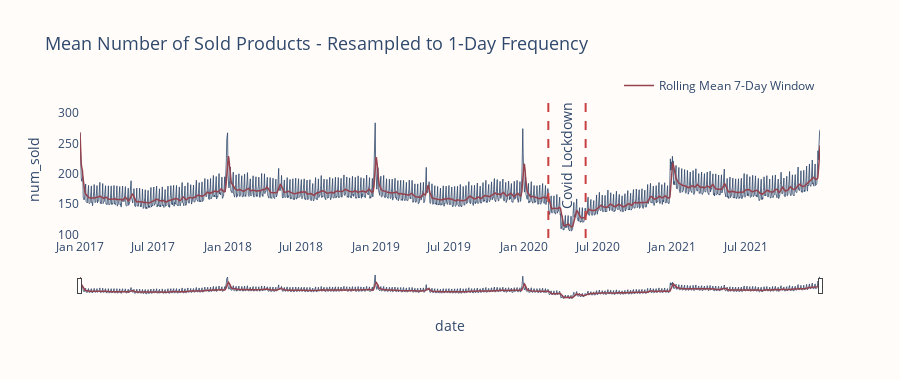

Here is the notebook cell this chart was saved with:
### Code cell
# plotly テスト

train_resampled_1d = df_train.resample("1D", on="date").mean(numeric_only=True)
train_rolling_7d = train_resampled_1d.rolling(window="7D").mean().reset_index()

fig = px.line(
    train_resampled_1d,
    y="num_sold",
    labels={"Num_Sold": "Mean Number of Sold Products"},
    title="Mean Number of Sold Products - Resampled to 1-Day Frequency",
    height=380,
    width=900,
    render_mode="webg1",
)
fig.update_traces(
    line=dict(width=1.0, color="#2F486B"),
    opacity=0.8,
)
fig.add_scatter(
    x=train_rolling_7d["date"],
    y=train_rolling_7d["num_sold"],
    name="Rolling Mean 7-Day Window",
    line=dict(width=1.5, color="#95424E"),
)
fig.update_layout(
    font_color=FONT_COLOR,
    title_font_size=18,
    plot_bgcolor=BACKGROUND_COLOR,
    paper_bgcolor=BACKGROUND_COLOR,
    xaxis_showgrid=False,
    yaxis_showgrid=False,
    xaxis_rangeslider_visible=True,
    legend=dict(yanchor="bottom", xanchor="right", y=1, x=1),
)
fig.add_vline(x="2020-03-01", line_width=2, line_dash="dash", line_color="#C94040")
fig.add_vline(x="2020-06-01", line_width=2, line_dash="dash", line_color="#C94040")
fig.add_annotation(x="2020-04-15", y=230, text="Covid Lockdown",
                   showarrow=False, font_size=14, textangle=-90)
fig.show()

### Figure 1 — Plotly figure (JSON) as saved in the notebook; plotly's stock layout.template omitted (floating-point values rounded to 4 significant figures; data arrays with more than 128 entries replaced by an {"elided": "..."} marker saying what was removed)
{"data": [{"hovertemplate": "date=%{x}<br>num_sold=%{y}<extra></extra>", "legendgroup": "", "line": {"color": "#2F486B", "dash": "solid", "width": 1}, "marker": {"symbol": "circle"}, "mode": "lines", "name": "", "opacity": 0.8, "orientation": "v", "showlegend": false, "type": "scatter", "x": {"elided": "1826 str values"}, "xaxis": "x", "y": {"elided": "1826 float values"}, "yaxis": "y"}, {"line": {"color": "#95424E", "width": 1.5}, "name": "Rolling Mean 7-Day Window", "type": "scatter", "x": {"elided": "1826 str values"}, "y": {"elided": "1826 float values"}}], "layout": {"annotations": [{"font": {"size": 14}, "showarrow": false, "text": "Covid Lockdown", "textangle": -90, "x": "2020-04-15", "y": 230}], "font": {"color": "#2F486B"}, "height": 380, "legend": {"tracegroupgap": 0, "x": 1, "xanchor": "right", "y": 1, "yanchor": "bottom"}, "paper_bgcolor": "#FFFCFA", "plot_bgcolor": "#FFFCFA", "shapes": [{"line": {"color": "#C94040", "dash": "dash", "width": 2}, "type": "line", "x0": "2020-03-01", "x1": "2020-03-01", "xref": "x", "y0": 0, "y1": 1, "yref": "y domain"}, {"line": {"color": "#C94040", "dash": "dash", "width": 2}, "type": "line", "x0": "2020-06-01", "x1": "2020-06-01", "xref": "x", "y0": 0, "y1": 1, "yref": "y domain"}], "title": {"font": {"size": 18}, "text": "Mean Number of Sold Products - Resampled to 1-Day Frequency"}, "width": 900, "xaxis": {"anchor": "y", "domain": [0, 1], "rangeslider": {"visible": true}, "showgrid": false, "title": {"text": "date"}}, "yaxis": {"anchor": "x", "domain": [0, 1], "showgrid": false, "title": {"text": "num_sold"}}}}
